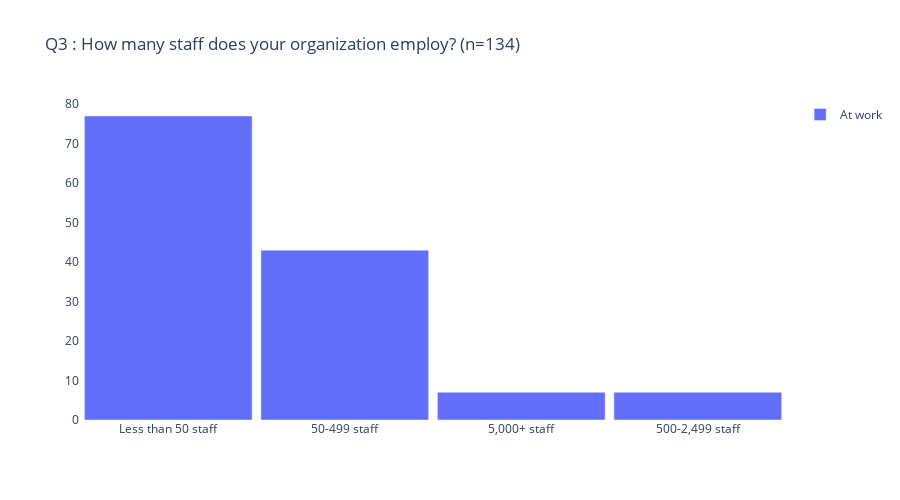
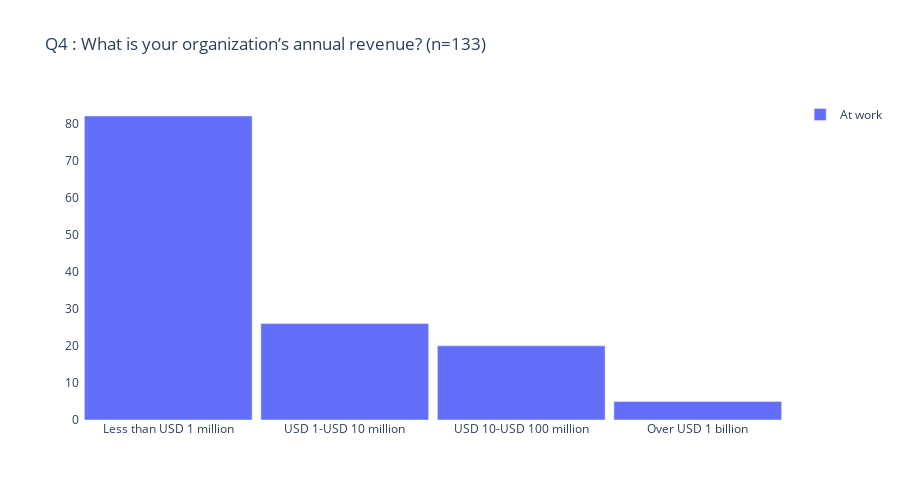
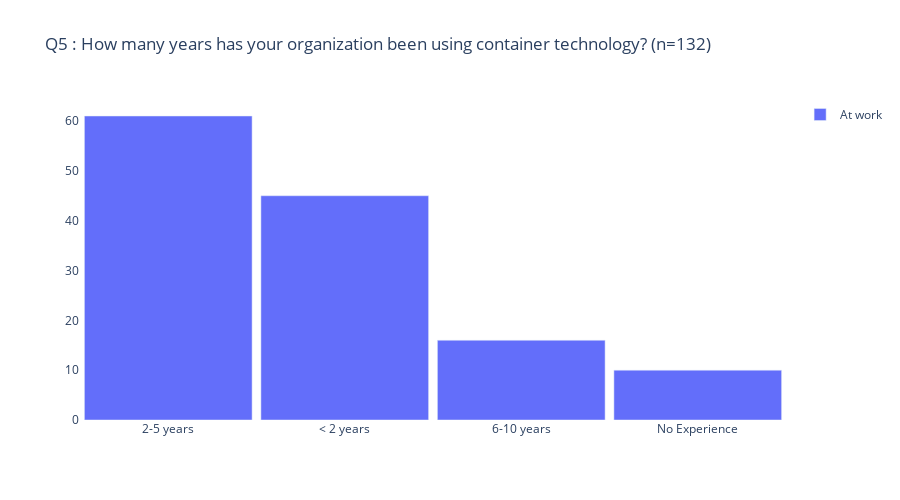
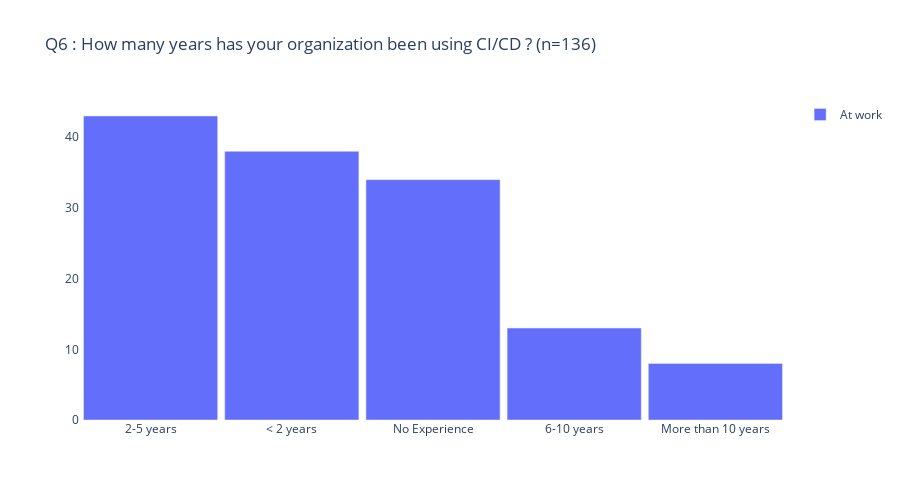

These figures' notebook cell, in order:
### Code cell
#
# Questions Q3 to Q11 are the same data format
#

selected_qs = ['Q3', 'Q4', 'Q5', 'Q6', 'Q7', 'Q8', 'Q9', 'Q10', 'Q11']
#selected_qs = ['Q8']
for key in selected_qs:
    if key in questions and not (key == "0"):
        
        value = questions[key]
        double_bar_chart(
                 key,
                 questions[key], 
                 CWORK, work_df[key].value_counts()[lambda x: x > THRESHOLD], 
                 CHOME, home_df[key].value_counts()[lambda x: x > THRESHOLD])

### Figure 1 — Plotly figure (JSON) as saved in the notebook; plotly's stock layout.template omitted (floating-point values rounded to 4 significant figures)
{"data": [{"name": "At work", "type": "bar", "x": ["Less than 50 staff", "50-499 staff", "5,000+ staff", "500-2,499 staff"], "y": [77, 43, 7, 7]}, {"name": "At home", "type": "bar", "x": [], "y": []}], "layout": {"bargap": 0.05, "barmode": "stack", "height": 500, "plot_bgcolor": "#FFFFFF", "showlegend": true, "title": {"text": "Q3 : How many staff does your organization employ? (n=134)"}, "width": 900, "xaxis": {"autorange": true, "categoryorder": "total descending", "range": [-0.5, 3.5], "type": "category"}, "yaxis": {"autorange": true, "range": [0, 81.05], "type": "linear"}}}

### Figure 2 — Plotly figure (JSON) as saved in the notebook; plotly's stock layout.template omitted (floating-point values rounded to 4 significant figures)
{"data": [{"name": "At work", "type": "bar", "x": ["Less than USD 1 million", "USD 1-USD 10 million", "USD 10-USD 100 million", "Over USD 1 billion"], "y": [82, 26, 20, 5]}, {"name": "At home", "type": "bar", "x": [], "y": []}], "layout": {"bargap": 0.05, "barmode": "stack", "height": 500, "plot_bgcolor": "#FFFFFF", "showlegend": true, "title": {"text": "Q4 : What is your organization’s annual revenue? (n=133)"}, "width": 900, "xaxis": {"autorange": true, "categoryorder": "total descending", "range": [-0.5, 3.5], "type": "category"}, "yaxis": {"autorange": true, "range": [0, 86.32], "type": "linear"}}}

### Figure 3 — Plotly figure (JSON) as saved in the notebook; plotly's stock layout.template omitted (floating-point values rounded to 4 significant figures)
{"data": [{"name": "At work", "type": "bar", "x": ["2-5 years", "&lt; 2 years", "6-10 years", "No Experience"], "y": [61, 45, 16, 10]}, {"name": "At home", "type": "bar", "x": [], "y": []}], "layout": {"bargap": 0.05, "barmode": "stack", "height": 500, "plot_bgcolor": "#FFFFFF", "showlegend": true, "title": {"text": "Q5 : How many years has your organization been using container technology? (n=132)"}, "width": 900, "xaxis": {"autorange": true, "categoryorder": "total descending", "range": [-0.5, 3.5], "type": "category"}, "yaxis": {"autorange": true, "range": [0, 64.21], "type": "linear"}}}

### Figure 4 — Plotly figure (JSON) as saved in the notebook; plotly's stock layout.template omitted (floating-point values rounded to 4 significant figures)
{"data": [{"name": "At work", "type": "bar", "x": ["2-5 years", "&lt; 2 years", "No Experience", "6-10 years", "More than 10 years"], "y": [43, 38, 34, 13, 8]}, {"name": "At home", "type": "bar", "x": [], "y": []}], "layout": {"bargap": 0.05, "barmode": "stack", "height": 500, "plot_bgcolor": "#FFFFFF", "showlegend": true, "title": {"text": "Q6 : How many years has your organization been using CI/CD ? (n=136)"}, "width": 900, "xaxis": {"autorange": true, "categoryorder": "total descending", "range": [-0.5, 4.5], "type": "category"}, "yaxis": {"autorange": true, "range": [0, 45.26], "type": "linear"}}}
